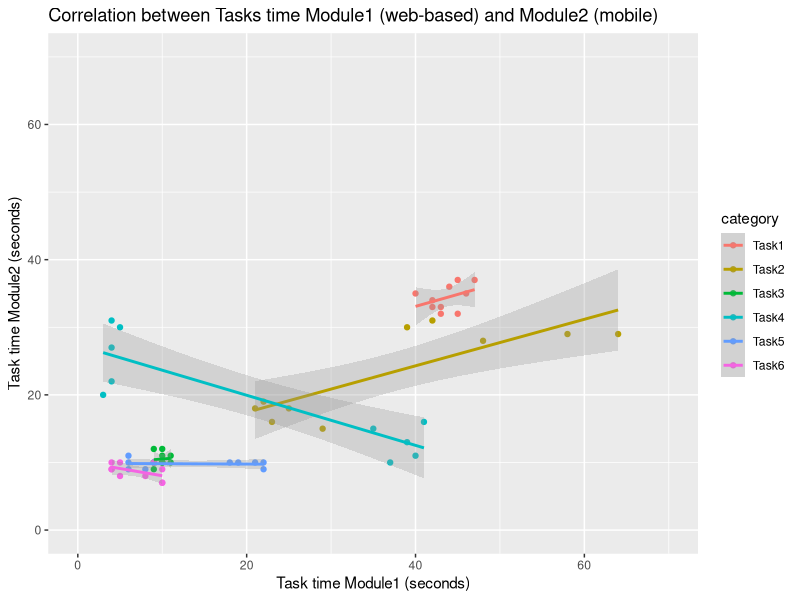

Write R code to recreate this figure.
# value <- matrix(
#           c(44,64,10,39,21,10, #participant1  web
#            36,29,10,13,10,7,  #              mobile
#            47,39,9,35,22,9,   #participant2  web
#            37,30,9,15,9,10,   #              mobile
#            42,48,11,40,18,10, #participant3  web
#            34,28,11,11,10,9,  #              mobile
#            46,42,11,37,19,10, #participant4  web
#            35,31,10,10,10,7,  #              mobile
#            45,58,10,41,22,8,  #participant5  web
#            37,29,10,16,10,8,  #              mobile
#            43,21,10,4,6,4,    #participant6  web
#            33,18,12,27,11,9,  #              mobile
#            45,29,10,3,9,4,    #participant7  web
#            32,15,10,20,10,10, #              mobile
#            40,22,9,5,6,5,     #participant8  web
#            35,19,10,30,9,10,  #              mobile
#            42,25,10,4,8,5,    #participant9  web
#            33,18,11,22,9,8,   #              mobile
#            43,23,9,4,6,4,     #participant10 web
#            32,16,12,31,10,9   #              mobile
# ),byrow=T,nrow=20
# )
# value

web <- matrix(
    c(44,64,10,39,21,10,#participant1  web
     47,39,9,35,22,9,   #participant2  web
     42,48,11,40,18,10, #participant3  web
     46,42,11,37,19,10, #participant4  web
     45,58,10,41,22,8,  #participant5  web
     43,21,10,4,6,4,    #participant6  web
     45,29,10,3,9,4,    #participant7  web
     40,22,9,5,6,5,     #participant8  web
     42,25,10,4,8,5,    #participant9  web
     43,23,9,4,6,4     #participant10 web
),byrow=T,nrow=10)
web




mobile <- matrix(
  c(36,29,10,13,10,7,  #p1            mobile
    37,30,9,15,9,10,   #p2            mobile
    34,28,11,11,10,9,  #p3            mobile
    35,31,10,10,10,7,  #p4            mobile
    37,29,10,16,10,8,  #p5            mobile
    33,18,12,27,11,9,  #p6            mobile
    32,15,10,20,10,10, #p7            mobile
    35,19,10,30,9,10,  #p8            mobile
    33,18,11,22,9,8,   #p9            mobile
    32,16,12,31,10,9   #p10           mobile
  ),byrow=T,nrow=10
)
mobile


set.seed(150)
xvalues <- web
yvalues <- mobile
data <- data.frame(x=rep(xvalues,1),
                   y=rep(yvalues,1),
                   category=
rep(c("Task1","Task2","Task3","Task4","Task5","Task6"),each=10))

# data$y[data$category=="Task1"] <- 0 +
#   data$x[data$category=="Task1"]/data$y[data$category=="Task1"]
# data$y[data$category=="Task2"] <- 0 +
#   data$x[data$category=="Task2"]/data$y[data$category=="Task2"]
# data$y[data$category=="Task3"] <- 0 + 
#   data$x[data$category=="Task3"]/data$y[data$category=="Task3"]
# data$y[data$category=="Task4"] <- 0 +
#   data$x[data$category=="Task4"]/data$y[data$category=="Task4"]
# data$y[data$category=="Task5"] <- 0 + 
#   data$x[data$category=="Task5"]/data$y[data$category=="Task5"]
# data$y[data$category=="Task6"] <- 0 +
#   data$x[data$category=="Task6"]/data$y[data$category=="Task6"]

correlation.one <-
  cor(data$x[data$category=="Task1"],
      data$y[data$category=="Task1"],method='pearson')
correlation.two <-
  cor(data$x[data$category=="Task2"],
      data$y[data$category=="Task2"],method='pearson')
correlation.three <-
  cor(data$x[data$category=="Task3"],
      data$y[data$category=="Task3"],method='pearson')
correlation.four <-
  cor(data$x[data$category=="Task4"],
      data$y[data$category=="Task4"],method='pearson')
correlation.five <-
  cor(data$x[data$category=="Task5"],
      data$y[data$category=="Task5"],method='pearson')
correlation.six <-
  cor(data$x[data$category=="Task6"],
      data$y[data$category=="Task6"],method='pearson')

correlation.one
correlation.two
correlation.three
correlation.four
correlation.five
correlation.six

library(ggplot2)
gg <- ggplot(data,aes(x,y,colour=category))+xlim(0,70)+ylim(0,70)
gg <- gg + geom_point()
gg <- gg + geom_smooth(alpha=0.3,method="lm")


labs(
  title = waiver(),
  subtitle = waiver(),
  caption = waiver(),
  tag = waiver(),
  alt = waiver(),
  alt_insight = waiver()
)


gg + labs(x="Task time Module1 (seconds)") + labs(y="Task time Module2 (seconds)") + labs(title = "Correlation between Tasks time Module1 (web-based) and Module2 (mobile)")

lmTask1 = lm(data$y[data$category=="Task1"]~data$x[data$category=="Task1"],data=data)
lmTask2 = lm(data$y[data$category=="Task2"]~data$x[data$category=="Task2"],data=data)
lmTask3 = lm(data$y[data$category=="Task3"]~data$x[data$category=="Task3"],data=data)
lmTask4 = lm(data$y[data$category=="Task4"]~data$x[data$category=="Task4"],data=data)
lmTask5 = lm(data$y[data$category=="Task5"]~data$x[data$category=="Task5"],data=data)
lmTask6 = lm(data$y[data$category=="Task6"]~data$x[data$category=="Task6"],data=data)
summary(lmTask1)
summary(lmTask2)
summary(lmTask3)
summary(lmTask4)
summary(lmTask5)
summary(lmTask6)


